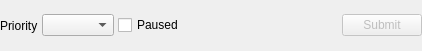
<?xml version="1.0" encoding="UTF-8"?>
<ui version="4.0">
 <class>SubmitWidget</class>
 <widget class="QWidget" name="SubmitWidget">
  <property name="geometry">
   <rect>
    <x>0</x>
    <y>0</y>
    <width>422</width>
    <height>51</height>
   </rect>
  </property>
  <property name="windowTitle">
   <string>Submission</string>
  </property>
  <layout class="QHBoxLayout" name="hlayout">
   <property name="spacing">
    <number>4</number>
   </property>
   <property name="margin">
    <number>0</number>
   </property>
   <item>
    <widget class="QLabel" name="label">
     <property name="text">
      <string>Priority</string>
     </property>
    </widget>
   </item>
   <item>
    <widget class="QComboBox" name="priority">
     <property name="toolTip">
      <string>Prioritze your Job according to presets</string>
     </property>
     <property name="currentIndex">
      <number>-1</number>
     </property>
    </widget>
   </item>
   <item>
    <widget class="QCheckBox" name="paused">
     <property name="toolTip">
      <string>If checked, the job will not start when it arrives on the queue</string>
     </property>
     <property name="text">
      <string>Paused</string>
     </property>
    </widget>
   </item>
   <item>
    <spacer name="horizontalSpacer">
     <property name="orientation">
      <enum>Qt::Horizontal</enum>
     </property>
     <property name="sizeHint" stdset="0">
      <size>
       <width>40</width>
       <height>20</height>
      </size>
     </property>
    </spacer>
   </item>
   <item>
    <widget class="QPushButton" name="submit">
     <property name="enabled">
      <bool>false</bool>
     </property>
     <property name="toolTip">
      <string>Submit your currently configured job</string>
     </property>
     <property name="text">
      <string>Submit</string>
     </property>
    </widget>
   </item>
  </layout>
 </widget>
 <resources/>
 <connections/>
</ui>
